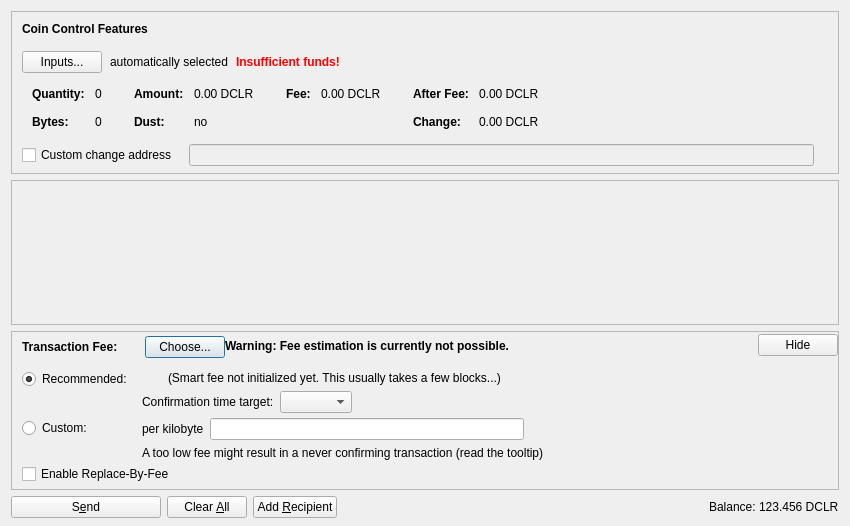
<?xml version="1.0" encoding="UTF-8"?>
<ui version="4.0">
 <class>SendCoinsDialog</class>
 <widget class="QDialog" name="SendCoinsDialog">
  <property name="geometry">
   <rect>
    <x>0</x>
    <y>0</y>
    <width>850</width>
    <height>526</height>
   </rect>
  </property>
  <property name="windowTitle">
   <string>Send Coins</string>
  </property>
  <layout class="QVBoxLayout" name="verticalLayout" stretch="0,1,0,0">
   <property name="bottomMargin">
    <number>8</number>
   </property>
   <item>
    <widget class="QFrame" name="frameCoinControl">
     <property name="sizePolicy">
      <sizepolicy hsizetype="Expanding" vsizetype="Expanding">
       <horstretch>0</horstretch>
       <verstretch>0</verstretch>
      </sizepolicy>
     </property>
     <property name="maximumSize">
      <size>
       <width>16777215</width>
       <height>16777215</height>
      </size>
     </property>
     <property name="frameShape">
      <enum>QFrame::StyledPanel</enum>
     </property>
     <property name="frameShadow">
      <enum>QFrame::Sunken</enum>
     </property>
     <layout class="QVBoxLayout" name="verticalLayoutCoinControl2">
      <property name="spacing">
       <number>0</number>
      </property>
      <property name="leftMargin">
       <number>0</number>
      </property>
      <property name="topMargin">
       <number>0</number>
      </property>
      <property name="rightMargin">
       <number>0</number>
      </property>
      <property name="bottomMargin">
       <number>6</number>
      </property>
      <item>
       <layout class="QVBoxLayout" name="verticalLayoutCoinControl" stretch="0,0,0,0,1">
        <property name="spacing">
         <number>0</number>
        </property>
        <property name="leftMargin">
         <number>10</number>
        </property>
        <property name="topMargin">
         <number>10</number>
        </property>
        <item>
         <layout class="QHBoxLayout" name="horizontalLayoutCoinControl1">
          <property name="bottomMargin">
           <number>15</number>
          </property>
          <item>
           <widget class="QLabel" name="labelCoinControlFeatures">
            <property name="sizePolicy">
             <sizepolicy hsizetype="Preferred" vsizetype="Maximum">
              <horstretch>0</horstretch>
              <verstretch>0</verstretch>
             </sizepolicy>
            </property>
            <property name="font">
             <font>
              <weight>75</weight>
              <bold>true</bold>
             </font>
            </property>
            <property name="styleSheet">
             <string notr="true">font-weight:bold;</string>
            </property>
            <property name="text">
             <string>Coin Control Features</string>
            </property>
           </widget>
          </item>
         </layout>
        </item>
        <item>
         <layout class="QHBoxLayout" name="horizontalLayoutCoinControl2" stretch="0,0,0,0">
          <property name="spacing">
           <number>8</number>
          </property>
          <property name="bottomMargin">
           <number>10</number>
          </property>
          <item>
           <widget class="QPushButton" name="pushButtonCoinControl">
            <property name="styleSheet">
             <string notr="true"/>
            </property>
            <property name="text">
             <string>Inputs...</string>
            </property>
            <property name="autoDefault">
             <bool>false</bool>
            </property>
           </widget>
          </item>
          <item>
           <widget class="QLabel" name="labelCoinControlAutomaticallySelected">
            <property name="text">
             <string>automatically selected</string>
            </property>
            <property name="margin">
             <number>5</number>
            </property>
           </widget>
          </item>
          <item>
           <widget class="QLabel" name="labelCoinControlInsuffFunds">
            <property name="font">
             <font>
              <weight>75</weight>
              <bold>true</bold>
             </font>
            </property>
            <property name="styleSheet">
             <string notr="true">color:red;font-weight:bold;</string>
            </property>
            <property name="text">
             <string>Insufficient funds!</string>
            </property>
            <property name="margin">
             <number>5</number>
            </property>
           </widget>
          </item>
          <item>
           <spacer name="horizontalSpacerCoinControl">
            <property name="orientation">
             <enum>Qt::Horizontal</enum>
            </property>
            <property name="sizeHint" stdset="0">
             <size>
              <width>40</width>
              <height>1</height>
             </size>
            </property>
           </spacer>
          </item>
         </layout>
        </item>
        <item>
         <widget class="QWidget" name="widgetCoinControl" native="true">
          <property name="sizePolicy">
           <sizepolicy hsizetype="Preferred" vsizetype="Preferred">
            <horstretch>0</horstretch>
            <verstretch>0</verstretch>
           </sizepolicy>
          </property>
          <property name="minimumSize">
           <size>
            <width>0</width>
            <height>0</height>
           </size>
          </property>
          <property name="styleSheet">
           <string notr="true"/>
          </property>
          <layout class="QHBoxLayout" name="horizontalLayoutCoinControl5">
           <property name="leftMargin">
            <number>0</number>
           </property>
           <property name="topMargin">
            <number>0</number>
           </property>
           <property name="rightMargin">
            <number>0</number>
           </property>
           <property name="bottomMargin">
            <number>0</number>
           </property>
           <item>
            <layout class="QHBoxLayout" name="horizontalLayoutCoinControl3" stretch="0,0,0,1">
             <property name="spacing">
              <number>20</number>
             </property>
             <property name="topMargin">
              <number>0</number>
             </property>
             <property name="bottomMargin">
              <number>10</number>
             </property>
             <item>
              <layout class="QFormLayout" name="formLayoutCoinControl1">
               <property name="horizontalSpacing">
                <number>10</number>
               </property>
               <property name="verticalSpacing">
                <number>14</number>
               </property>
               <property name="leftMargin">
                <number>10</number>
               </property>
               <property name="topMargin">
                <number>4</number>
               </property>
               <property name="rightMargin">
                <number>6</number>
               </property>
               <item row="0" column="0">
                <widget class="QLabel" name="labelCoinControlQuantityText">
                 <property name="font">
                  <font>
                   <weight>75</weight>
                   <bold>true</bold>
                  </font>
                 </property>
                 <property name="text">
                  <string>Quantity:</string>
                 </property>
                 <property name="margin">
                  <number>0</number>
                 </property>
                </widget>
               </item>
               <item row="0" column="1">
                <widget class="QLabel" name="labelCoinControlQuantity">
                 <property name="cursor">
                  <cursorShape>IBeamCursor</cursorShape>
                 </property>
                 <property name="contextMenuPolicy">
                  <enum>Qt::ActionsContextMenu</enum>
                 </property>
                 <property name="text">
                  <string notr="true">0</string>
                 </property>
                 <property name="margin">
                  <number>0</number>
                 </property>
                 <property name="textInteractionFlags">
                  <set>Qt::LinksAccessibleByMouse|Qt::TextSelectableByKeyboard|Qt::TextSelectableByMouse</set>
                 </property>
                </widget>
               </item>
               <item row="1" column="0">
                <widget class="QLabel" name="labelCoinControlBytesText">
                 <property name="font">
                  <font>
                   <weight>75</weight>
                   <bold>true</bold>
                  </font>
                 </property>
                 <property name="text">
                  <string>Bytes:</string>
                 </property>
                </widget>
               </item>
               <item row="1" column="1">
                <widget class="QLabel" name="labelCoinControlBytes">
                 <property name="cursor">
                  <cursorShape>IBeamCursor</cursorShape>
                 </property>
                 <property name="contextMenuPolicy">
                  <enum>Qt::ActionsContextMenu</enum>
                 </property>
                 <property name="text">
                  <string notr="true">0</string>
                 </property>
                 <property name="textInteractionFlags">
                  <set>Qt::LinksAccessibleByMouse|Qt::TextSelectableByKeyboard|Qt::TextSelectableByMouse</set>
                 </property>
                </widget>
               </item>
              </layout>
             </item>
             <item>
              <layout class="QFormLayout" name="formLayoutCoinControl2">
               <property name="horizontalSpacing">
                <number>10</number>
               </property>
               <property name="verticalSpacing">
                <number>14</number>
               </property>
               <property name="leftMargin">
                <number>6</number>
               </property>
               <property name="topMargin">
                <number>4</number>
               </property>
               <property name="rightMargin">
                <number>6</number>
               </property>
               <item row="0" column="0">
                <widget class="QLabel" name="labelCoinControlAmountText">
                 <property name="font">
                  <font>
                   <weight>75</weight>
                   <bold>true</bold>
                  </font>
                 </property>
                 <property name="text">
                  <string>Amount:</string>
                 </property>
                 <property name="margin">
                  <number>0</number>
                 </property>
                </widget>
               </item>
               <item row="0" column="1">
                <widget class="QLabel" name="labelCoinControlAmount">
                 <property name="cursor">
                  <cursorShape>IBeamCursor</cursorShape>
                 </property>
                 <property name="contextMenuPolicy">
                  <enum>Qt::ActionsContextMenu</enum>
                 </property>
                 <property name="text">
                  <string notr="true">0.00 DCLR</string>
                 </property>
                 <property name="textInteractionFlags">
                  <set>Qt::LinksAccessibleByMouse|Qt::TextSelectableByKeyboard|Qt::TextSelectableByMouse</set>
                 </property>
                </widget>
               </item>
               <item row="1" column="0">
                <widget class="QLabel" name="labelCoinControlLowOutputText">
                 <property name="font">
                  <font>
                   <weight>75</weight>
                   <bold>true</bold>
                  </font>
                 </property>
                 <property name="text">
                  <string>Dust:</string>
                 </property>
                </widget>
               </item>
               <item row="1" column="1">
                <widget class="QLabel" name="labelCoinControlLowOutput">
                 <property name="cursor">
                  <cursorShape>IBeamCursor</cursorShape>
                 </property>
                 <property name="contextMenuPolicy">
                  <enum>Qt::ActionsContextMenu</enum>
                 </property>
                 <property name="text">
                  <string notr="true">no</string>
                 </property>
                 <property name="textInteractionFlags">
                  <set>Qt::LinksAccessibleByMouse|Qt::TextSelectableByKeyboard|Qt::TextSelectableByMouse</set>
                 </property>
                </widget>
               </item>
              </layout>
             </item>
             <item>
              <layout class="QFormLayout" name="formLayoutCoinControl3">
               <property name="horizontalSpacing">
                <number>10</number>
               </property>
               <property name="verticalSpacing">
                <number>14</number>
               </property>
               <property name="leftMargin">
                <number>6</number>
               </property>
               <property name="topMargin">
                <number>4</number>
               </property>
               <property name="rightMargin">
                <number>6</number>
               </property>
               <item row="0" column="0">
                <widget class="QLabel" name="labelCoinControlFeeText">
                 <property name="font">
                  <font>
                   <weight>75</weight>
                   <bold>true</bold>
                  </font>
                 </property>
                 <property name="text">
                  <string>Fee:</string>
                 </property>
                 <property name="margin">
                  <number>0</number>
                 </property>
                </widget>
               </item>
               <item row="0" column="1">
                <widget class="QLabel" name="labelCoinControlFee">
                 <property name="cursor">
                  <cursorShape>IBeamCursor</cursorShape>
                 </property>
                 <property name="contextMenuPolicy">
                  <enum>Qt::ActionsContextMenu</enum>
                 </property>
                 <property name="text">
                  <string notr="true">0.00 DCLR</string>
                 </property>
                 <property name="textInteractionFlags">
                  <set>Qt::LinksAccessibleByMouse|Qt::TextSelectableByKeyboard|Qt::TextSelectableByMouse</set>
                 </property>
                </widget>
               </item>
              </layout>
             </item>
             <item>
              <layout class="QFormLayout" name="formLayoutCoinControl4">
               <property name="horizontalSpacing">
                <number>10</number>
               </property>
               <property name="verticalSpacing">
                <number>14</number>
               </property>
               <property name="leftMargin">
                <number>6</number>
               </property>
               <property name="topMargin">
                <number>4</number>
               </property>
               <property name="rightMargin">
                <number>6</number>
               </property>
               <item row="0" column="0">
                <widget class="QLabel" name="labelCoinControlAfterFeeText">
                 <property name="font">
                  <font>
                   <weight>75</weight>
                   <bold>true</bold>
                  </font>
                 </property>
                 <property name="text">
                  <string>After Fee:</string>
                 </property>
                 <property name="margin">
                  <number>0</number>
                 </property>
                </widget>
               </item>
               <item row="0" column="1">
                <widget class="QLabel" name="labelCoinControlAfterFee">
                 <property name="cursor">
                  <cursorShape>IBeamCursor</cursorShape>
                 </property>
                 <property name="contextMenuPolicy">
                  <enum>Qt::ActionsContextMenu</enum>
                 </property>
                 <property name="text">
                  <string notr="true">0.00 DCLR</string>
                 </property>
                 <property name="textInteractionFlags">
                  <set>Qt::LinksAccessibleByMouse|Qt::TextSelectableByKeyboard|Qt::TextSelectableByMouse</set>
                 </property>
                </widget>
               </item>
               <item row="1" column="0">
                <widget class="QLabel" name="labelCoinControlChangeText">
                 <property name="font">
                  <font>
                   <weight>75</weight>
                   <bold>true</bold>
                  </font>
                 </property>
                 <property name="text">
                  <string>Change:</string>
                 </property>
                </widget>
               </item>
               <item row="1" column="1">
                <widget class="QLabel" name="labelCoinControlChange">
                 <property name="cursor">
                  <cursorShape>IBeamCursor</cursorShape>
                 </property>
                 <property name="contextMenuPolicy">
                  <enum>Qt::ActionsContextMenu</enum>
                 </property>
                 <property name="text">
                  <string notr="true">0.00 DCLR</string>
                 </property>
                 <property name="textInteractionFlags">
                  <set>Qt::LinksAccessibleByMouse|Qt::TextSelectableByKeyboard|Qt::TextSelectableByMouse</set>
                 </property>
                </widget>
               </item>
              </layout>
             </item>
            </layout>
           </item>
          </layout>
         </widget>
        </item>
        <item>
         <layout class="QHBoxLayout" name="horizontalLayoutCoinControl4" stretch="0,0,0">
          <property name="spacing">
           <number>12</number>
          </property>
          <property name="sizeConstraint">
           <enum>QLayout::SetDefaultConstraint</enum>
          </property>
          <property name="topMargin">
           <number>5</number>
          </property>
          <property name="rightMargin">
           <number>5</number>
          </property>
          <item>
           <widget class="QCheckBox" name="checkBoxCoinControlChange">
            <property name="toolTip">
             <string>If this is activated, but the change address is empty or invalid, change will be sent to a newly generated address.</string>
            </property>
            <property name="text">
             <string>Custom change address</string>
            </property>
           </widget>
          </item>
          <item>
           <widget class="QValidatedLineEdit" name="lineEditCoinControlChange">
            <property name="enabled">
             <bool>false</bool>
            </property>
            <property name="sizePolicy">
             <sizepolicy hsizetype="Expanding" vsizetype="Fixed">
              <horstretch>0</horstretch>
              <verstretch>0</verstretch>
             </sizepolicy>
            </property>
           </widget>
          </item>
          <item>
           <widget class="QLabel" name="labelCoinControlChangeLabel">
            <property name="sizePolicy">
             <sizepolicy hsizetype="Preferred" vsizetype="Expanding">
              <horstretch>0</horstretch>
              <verstretch>0</verstretch>
             </sizepolicy>
            </property>
            <property name="minimumSize">
             <size>
              <width>0</width>
              <height>0</height>
             </size>
            </property>
            <property name="text">
             <string/>
            </property>
            <property name="margin">
             <number>3</number>
            </property>
           </widget>
          </item>
         </layout>
        </item>
        <item>
         <spacer name="verticalSpacerCoinControl">
          <property name="orientation">
           <enum>Qt::Vertical</enum>
          </property>
          <property name="sizeHint" stdset="0">
           <size>
            <width>800</width>
            <height>1</height>
           </size>
          </property>
         </spacer>
        </item>
       </layout>
      </item>
     </layout>
    </widget>
   </item>
   <item>
    <widget class="QScrollArea" name="scrollArea">
     <property name="widgetResizable">
      <bool>true</bool>
     </property>
     <widget class="QWidget" name="scrollAreaWidgetContents">
      <property name="geometry">
       <rect>
        <x>0</x>
        <y>0</y>
        <width>830</width>
        <height>104</height>
       </rect>
      </property>
      <layout class="QVBoxLayout" name="verticalLayout_2" stretch="0,1">
       <property name="leftMargin">
        <number>0</number>
       </property>
       <property name="topMargin">
        <number>0</number>
       </property>
       <property name="rightMargin">
        <number>0</number>
       </property>
       <property name="bottomMargin">
        <number>0</number>
       </property>
       <item>
        <layout class="QVBoxLayout" name="entries">
         <property name="spacing">
          <number>6</number>
         </property>
        </layout>
       </item>
       <item>
        <spacer name="verticalSpacer">
         <property name="orientation">
          <enum>Qt::Vertical</enum>
         </property>
         <property name="sizeHint" stdset="0">
          <size>
           <width>20</width>
           <height>40</height>
          </size>
         </property>
        </spacer>
       </item>
      </layout>
     </widget>
    </widget>
   </item>
   <item>
    <widget class="QFrame" name="frameFee">
     <property name="sizePolicy">
      <sizepolicy hsizetype="Expanding" vsizetype="Expanding">
       <horstretch>0</horstretch>
       <verstretch>0</verstretch>
      </sizepolicy>
     </property>
     <property name="maximumSize">
      <size>
       <width>16777215</width>
       <height>16777215</height>
      </size>
     </property>
     <property name="frameShape">
      <enum>QFrame::StyledPanel</enum>
     </property>
     <property name="frameShadow">
      <enum>QFrame::Sunken</enum>
     </property>
     <layout class="QVBoxLayout" name="verticalLayoutFee1">
      <property name="spacing">
       <number>0</number>
      </property>
      <property name="leftMargin">
       <number>0</number>
      </property>
      <property name="topMargin">
       <number>0</number>
      </property>
      <property name="rightMargin">
       <number>0</number>
      </property>
      <property name="bottomMargin">
       <number>0</number>
      </property>
      <item>
       <layout class="QVBoxLayout" name="verticalLayoutFee2" stretch="0,0,0">
        <property name="spacing">
         <number>0</number>
        </property>
        <property name="leftMargin">
         <number>10</number>
        </property>
        <property name="topMargin">
         <number>0</number>
        </property>
        <item>
         <layout class="QHBoxLayout" name="horizontalLayoutFee1">
          <property name="bottomMargin">
           <number>0</number>
          </property>
          <item>
           <layout class="QVBoxLayout" name="verticalLayoutFee7">
            <property name="spacing">
             <number>0</number>
            </property>
            <item>
             <spacer name="verticalSpacerSmartFee">
              <property name="orientation">
               <enum>Qt::Vertical</enum>
              </property>
              <property name="sizeType">
               <enum>QSizePolicy::Fixed</enum>
              </property>
              <property name="sizeHint" stdset="0">
               <size>
                <width>1</width>
                <height>4</height>
               </size>
              </property>
             </spacer>
            </item>
            <item>
             <layout class="QHBoxLayout" name="horizontalLayoutSmartFee">
              <property name="spacing">
               <number>10</number>
              </property>
              <item>
               <widget class="QLabel" name="labelFeeHeadline">
                <property name="sizePolicy">
                 <sizepolicy hsizetype="Preferred" vsizetype="Maximum">
                  <horstretch>0</horstretch>
                  <verstretch>0</verstretch>
                 </sizepolicy>
                </property>
                <property name="font">
                 <font>
                  <weight>75</weight>
                  <bold>true</bold>
                 </font>
                </property>
                <property name="styleSheet">
                 <string notr="true">font-weight:bold;</string>
                </property>
                <property name="text">
                 <string>Transaction Fee:</string>
                </property>
               </widget>
              </item>
              <item>
               <widget class="QLabel" name="labelFeeMinimized">
                <property name="text">
                 <string/>
                </property>
               </widget>
              </item>
              <item>
               <widget class="QPushButton" name="buttonChooseFee">
                <property name="text">
                 <string>Choose...</string>
                </property>
               </widget>
              </item>
             </layout>
            </item>
            <item>
             <spacer name="verticalSpacer_5">
              <property name="orientation">
               <enum>Qt::Vertical</enum>
              </property>
              <property name="sizeHint" stdset="0">
               <size>
                <width>1</width>
                <height>1</height>
               </size>
              </property>
             </spacer>
            </item>
           </layout>
          </item>
          <item>
           <widget class="QLabel" name="fallbackFeeWarningLabel">
            <property name="toolTip">
             <string>Using the fallbackfee can result in sending a transaction that will take several hours or days (or never) to confirm. Consider choosing your fee manually or wait until you have validated the complete chain.</string>
            </property>
            <property name="font">
            <font>
                <weight>75</weight>
                <bold>true</bold>
            </font>
            </property>
            <property name="text">
             <string>Warning: Fee estimation is currently not possible.</string>
            </property>
            <property name="wordWrap">
             <bool>false</bool>
            </property>
           </widget>
          </item>
          <item>
           <spacer name="horizontalSpacer_4">
            <property name="orientation">
             <enum>Qt::Horizontal</enum>
            </property>
            <property name="sizeType">
             <enum>QSizePolicy::MinimumExpanding</enum>
            </property>
            <property name="sizeHint" stdset="0">
             <size>
              <width>40</width>
              <height>20</height>
             </size>
            </property>
           </spacer>
          </item>
          <item>
           <widget class="QPushButton" name="buttonMinimizeFee">
            <property name="toolTip">
             <string>Hide transaction fee settings</string>
            </property>
            <property name="text">
             <string>Hide</string>
            </property>
           </widget>
          </item>
         </layout>
        </item>
        <item>
         <widget class="QFrame" name="frameFeeSelection">
          <layout class="QVBoxLayout" name="verticalLayoutFee12">
           <property name="spacing">
            <number>0</number>
           </property>
           <property name="leftMargin">
            <number>0</number>
           </property>
           <property name="topMargin">
            <number>0</number>
           </property>
           <property name="rightMargin">
            <number>0</number>
           </property>
           <property name="bottomMargin">
            <number>0</number>
           </property>
           <item>
            <layout class="QGridLayout" name="gridLayoutFee">
             <property name="topMargin">
              <number>10</number>
             </property>
             <property name="bottomMargin">
              <number>4</number>
             </property>
             <property name="horizontalSpacing">
              <number>10</number>
             </property>
             <property name="verticalSpacing">
              <number>4</number>
             </property>
             <item row="1" column="1">
              <layout class="QVBoxLayout" name="verticalLayoutFee8">
               <property name="spacing">
                <number>6</number>
               </property>
               <item>
                <layout class="QHBoxLayout" name="horizontalLayoutFee13">
                 <item>
                  <widget class="QLabel" name="labelCustomPerKilobyte">
                   <property name="toolTip">
                    <string>Specify a custom fee per kB (1,000 bytes) of the transaction's virtual size.

Note:  Since the fee is calculated on a per-byte basis, a fee of "100 satoshis per kB" for a transaction size of 500 bytes (half of 1 kB) would ultimately yield a fee of only 50 satoshis.</string>
                   </property>
                   <property name="text">
                    <string>per kilobyte</string>
                   </property>
                  </widget>
                 </item>
                 <item>
                  <widget class="BitcoinAmountField" name="customFee"/>
                 </item>
                 <item>
                  <spacer name="horizontalSpacer_6">
                   <property name="orientation">
                    <enum>Qt::Horizontal</enum>
                   </property>
                   <property name="sizeHint" stdset="0">
                    <size>
                     <width>1</width>
                     <height>1</height>
                    </size>
                   </property>
                  </spacer>
                 </item>
                </layout>
               </item>
               <item>
                <layout class="QHBoxLayout" name="horizontalLayoutFee8">
                 <item>
                  <widget class="QLabel" name="labelCustomFeeWarning">
                   <property name="enabled">
                    <bool>true</bool>
                   </property>
                   <property name="toolTip">
                    <string>When there is less transaction volume than space in the blocks, miners as well as relaying nodes may enforce a minimum fee. Paying only this minimum fee is just fine, but be aware that this can result in a never confirming transaction once there is more demand for dclrcoin transactions than the network can process.</string>
                   </property>
                   <property name="text">
                    <string>A too low fee might result in a never confirming transaction (read the tooltip)</string>
                   </property>
                  </widget>
                 </item>
                 <item>
                  <spacer name="horizontalSpacer_2">
                   <property name="orientation">
                    <enum>Qt::Horizontal</enum>
                   </property>
                   <property name="sizeHint" stdset="0">
                    <size>
                     <width>1</width>
                     <height>1</height>
                    </size>
                   </property>
                  </spacer>
                 </item>
                </layout>
               </item>
              </layout>
             </item>
             <item row="0" column="0">
              <layout class="QVBoxLayout" name="verticalLayoutFee4" stretch="0,1">
               <item>
                <widget class="QRadioButton" name="radioSmartFee">
                 <property name="text">
                  <string>Recommended:</string>
                 </property>
                 <property name="checked">
                  <bool>true</bool>
                 </property>
                 <attribute name="buttonGroup">
                  <string notr="true">groupFee</string>
                 </attribute>
                </widget>
               </item>
               <item>
                <spacer name="verticalSpacer_2">
                 <property name="orientation">
                  <enum>Qt::Vertical</enum>
                 </property>
                 <property name="sizeHint" stdset="0">
                  <size>
                   <width>1</width>
                   <height>1</height>
                  </size>
                 </property>
                </spacer>
               </item>
              </layout>
             </item>
             <item row="1" column="0">
              <layout class="QVBoxLayout" name="verticalLayoutFee9" stretch="0,1">
               <item>
                <widget class="QRadioButton" name="radioCustomFee">
                 <property name="text">
                  <string>Custom:</string>
                 </property>
                 <attribute name="buttonGroup">
                  <string notr="true">groupFee</string>
                 </attribute>
                </widget>
               </item>
               <item>
                <spacer name="verticalSpacer_6">
                 <property name="orientation">
                  <enum>Qt::Vertical</enum>
                 </property>
                 <property name="sizeHint" stdset="0">
                  <size>
                   <width>1</width>
                   <height>1</height>
                  </size>
                 </property>
                </spacer>
               </item>
              </layout>
             </item>
             <item row="0" column="1">
              <layout class="QVBoxLayout" name="verticalLayoutFee3" stretch="0,0,1">
               <property name="spacing">
                <number>6</number>
               </property>
               <property name="topMargin">
                <number>2</number>
               </property>
               <item>
                <layout class="QHBoxLayout" name="horizontalLayoutFee12">
                 <item>
                  <widget class="QLabel" name="labelSmartFee">
                   <property name="text">
                    <string/>
                   </property>
                  </widget>
                 </item>
                 <item>
                  <widget class="QLabel" name="labelFeeEstimation">
                   <property name="text">
                    <string/>
                   </property>
                  </widget>
                 </item>
                 <item>
                  <widget class="QLabel" name="labelSmartFee2">
                   <property name="text">
                    <string>(Smart fee not initialized yet. This usually takes a few blocks...)</string>
                   </property>
                  </widget>
                 </item>
                 <item>
                  <spacer name="horizontalSpacer_5">
                   <property name="orientation">
                    <enum>Qt::Horizontal</enum>
                   </property>
                   <property name="sizeHint" stdset="0">
                    <size>
                     <width>1</width>
                     <height>1</height>
                    </size>
                   </property>
                  </spacer>
                 </item>
                </layout>
               </item>
               <item>
                <layout class="QHBoxLayout" name="horizontalLayoutFee9">
                 <item>
                  <layout class="QVBoxLayout" name="verticalLayoutFee6">
                   <item>
                    <widget class="QLabel" name="labelSmartFee3">
                     <property name="text">
                      <string>Confirmation time target:</string>
                     </property>
                    </widget>
                   </item>
                  </layout>
                 </item>
                 <item>
                  <layout class="QVBoxLayout" name="verticalLayoutFee5">
                   <property name="rightMargin">
                    <number>30</number>
                   </property>
                   <item>
                    <layout class="QHBoxLayout" name="horizontalLayoutConfTarget">
                     <property name="bottomMargin">
                      <number>0</number>
                     </property>
                     <item>
                      <widget class="QComboBox" name="confTargetSelector"/>
                     </item>
                     <item>
                      <spacer name="horizontalSpacerConfTarget">
                       <property name="orientation">
                        <enum>Qt::Horizontal</enum>
                       </property>
                       <property name="sizeHint" stdset="0">
                        <size>
                         <width>40</width>
                         <height>20</height>
                        </size>
                       </property>
                      </spacer>
                     </item>
                    </layout>
                   </item>
                  </layout>
                 </item>
                </layout>
               </item>
               <item>
                <spacer name="verticalSpacer_4">
                 <property name="orientation">
                  <enum>Qt::Vertical</enum>
                 </property>
                 <property name="sizeHint" stdset="0">
                  <size>
                   <width>1</width>
                   <height>1</height>
                  </size>
                 </property>
                </spacer>
               </item>
              </layout>
             </item>
            </layout>
           </item>
           <item>
            <widget class="QCheckBox" name="optInRBF">
             <property name="text">
              <string>Enable Replace-By-Fee</string>
             </property>
             <property name="toolTip">
              <string>With Replace-By-Fee (BIP-125) you can increase a transaction's fee after it is sent. Without this, a higher fee may be recommended to compensate for increased transaction delay risk.</string>
             </property>
            </widget>
           </item>
          </layout>
         </widget>
        </item>
        <item>
         <spacer name="verticalSpacerFee">
          <property name="orientation">
           <enum>Qt::Vertical</enum>
          </property>
          <property name="sizeHint" stdset="0">
           <size>
            <width>40</width>
            <height>5</height>
           </size>
          </property>
         </spacer>
        </item>
       </layout>
      </item>
     </layout>
    </widget>
   </item>
   <item>
    <layout class="QHBoxLayout" name="horizontalLayout">
     <item>
      <widget class="QPushButton" name="sendButton">
       <property name="minimumSize">
        <size>
         <width>150</width>
         <height>0</height>
        </size>
       </property>
       <property name="toolTip">
        <string>Confirm the send action</string>
       </property>
       <property name="text">
        <string>S&amp;end</string>
       </property>
       <property name="icon">
        <iconset resource="../dclrcoin.qrc">
         <normaloff>:/icons/send</normaloff>:/icons/send</iconset>
       </property>
       <property name="autoDefault">
        <bool>false</bool>
       </property>
       <property name="default">
        <bool>false</bool>
       </property>
      </widget>
     </item>
     <item>
      <widget class="QPushButton" name="clearButton">
       <property name="sizePolicy">
        <sizepolicy hsizetype="Minimum" vsizetype="Fixed">
         <horstretch>0</horstretch>
         <verstretch>0</verstretch>
        </sizepolicy>
       </property>
       <property name="toolTip">
        <string>Clear all fields of the form.</string>
       </property>
       <property name="text">
        <string>Clear &amp;All</string>
       </property>
       <property name="icon">
        <iconset resource="../dclrcoin.qrc">
         <normaloff>:/icons/remove</normaloff>:/icons/remove</iconset>
       </property>
       <property name="autoDefault">
        <bool>false</bool>
       </property>
      </widget>
     </item>
     <item>
      <widget class="QPushButton" name="addButton">
       <property name="toolTip">
        <string>Send to multiple recipients at once</string>
       </property>
       <property name="text">
        <string>Add &amp;Recipient</string>
       </property>
       <property name="icon">
        <iconset resource="../dclrcoin.qrc">
         <normaloff>:/icons/add</normaloff>:/icons/add</iconset>
       </property>
       <property name="autoDefault">
        <bool>false</bool>
       </property>
      </widget>
     </item>
     <item>
      <spacer name="horizontalSpacer">
       <property name="orientation">
        <enum>Qt::Horizontal</enum>
       </property>
       <property name="sizeHint" stdset="0">
        <size>
         <width>40</width>
         <height>20</height>
        </size>
       </property>
      </spacer>
     </item>
     <item>
      <layout class="QHBoxLayout" name="horizontalLayout_2">
       <property name="spacing">
        <number>3</number>
       </property>
       <item>
        <widget class="QLabel" name="labelBalanceName">
         <property name="sizePolicy">
          <sizepolicy hsizetype="Preferred" vsizetype="Fixed">
           <horstretch>0</horstretch>
           <verstretch>0</verstretch>
          </sizepolicy>
         </property>
         <property name="text">
          <string>Balance:</string>
         </property>
        </widget>
       </item>
       <item>
        <widget class="QLabel" name="labelBalance">
         <property name="sizePolicy">
          <sizepolicy hsizetype="Preferred" vsizetype="Fixed">
           <horstretch>0</horstretch>
           <verstretch>0</verstretch>
          </sizepolicy>
         </property>
         <property name="cursor">
          <cursorShape>IBeamCursor</cursorShape>
         </property>
         <property name="text">
          <string notr="true">123.456 DCLR</string>
         </property>
         <property name="textInteractionFlags">
          <set>Qt::LinksAccessibleByMouse|Qt::TextSelectableByKeyboard|Qt::TextSelectableByMouse</set>
         </property>
        </widget>
       </item>
      </layout>
     </item>
    </layout>
   </item>
  </layout>
 </widget>
 <customwidgets>
  <customwidget>
   <class>QValidatedLineEdit</class>
   <extends>QLineEdit</extends>
   <header>qt/qvalidatedlineedit.h</header>
  </customwidget>
  <customwidget>
   <class>BitcoinAmountField</class>
   <extends>QLineEdit</extends>
   <header>qt/dclrcoinamountfield.h</header>
   <container>1</container>
  </customwidget>
 </customwidgets>
 <resources>
  <include location="../dclrcoin.qrc"/>
 </resources>
 <connections/>
 <buttongroups>
  <buttongroup name="groupFee"/>
 </buttongroups>
</ui>
